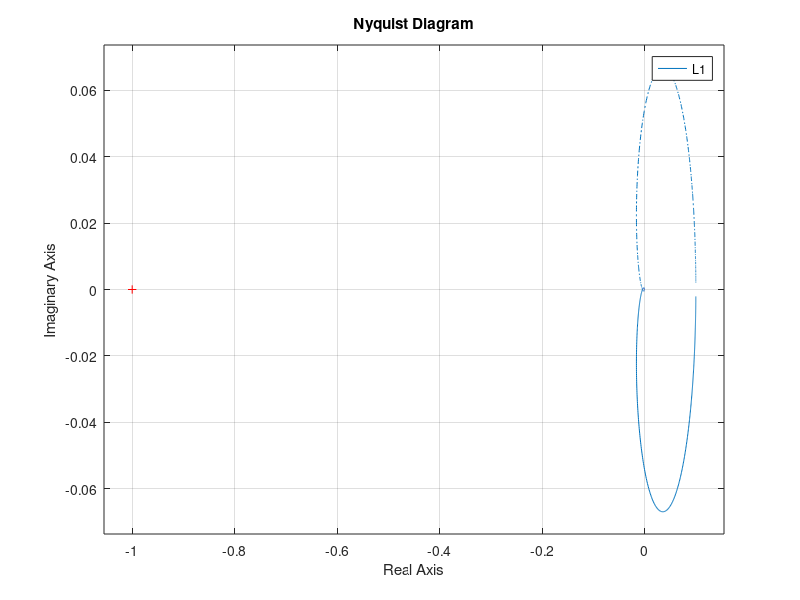
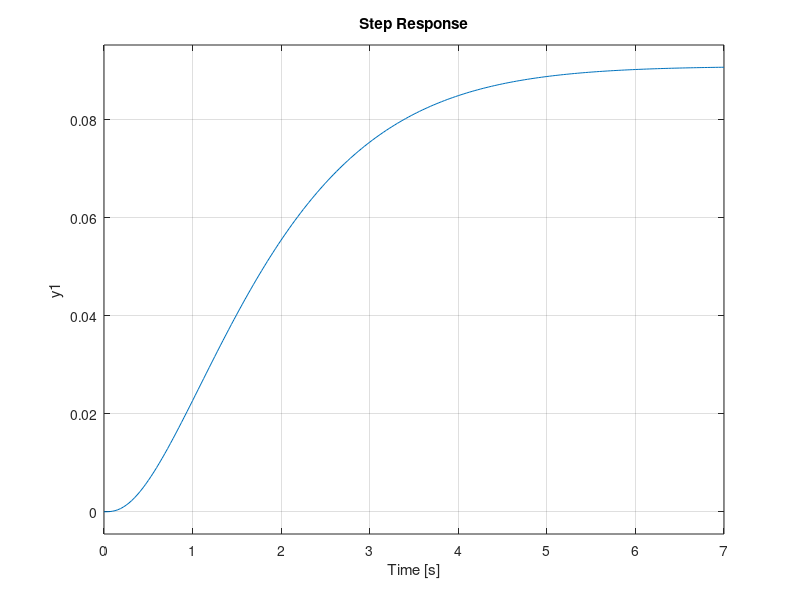
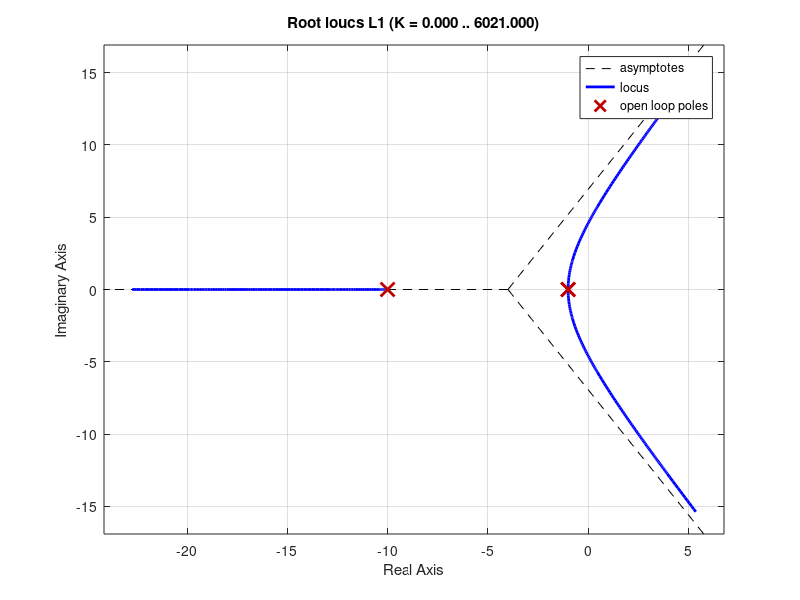

Write MATLAB code to recreate these figures, in order.
%Variabile complessa
s = tf('s');


%% ESERCIZIO 1
k1 = 1;

L1 = k1(1)/(((s+1)^2)*(s+10));
figure(1)
nyquist(L1);

%Funzione di sensitività complementare 
F1 = feedback(L1,1);
figure(2)
step(F1);

%Luogo delle radici
figure(3)
rlocus(L1);
